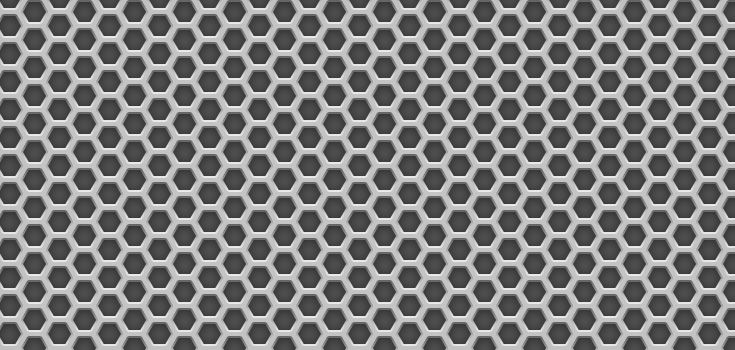
#> input picture TP2/metalgrid.jpg, 735 x 350 px
$ jupyter execute MetalGrid.ipynb   (shell and % lines are left out)
#> lines starting #> are read from the running program, lines starting #| are printed output that depends on the picture
[cell 1]
#Si queremos que las imágenes sean mostradas en una ventana emergente quitar el inline
# %matplotlib inline

# OpenCV-Python utiliza NumPy para el manejo de imágenes
import numpy as np
# cv2 es el módulo python para acceder a OpenCV
import cv2 as cv
# Usamos las poderosas herramientas de graficación de matplotlib para mostrar imágenes, perfiles, histogramas, etc
import matplotlib.pyplot as plt
# Importamos librerías para manejo de tiempo
import time

[cell 2]
#CARGA DE LA IMAGEN
img = cv.imread('metalgrid.jpg')
#> img is the input picture: shape (350, 735, 3); min 38, max 250, mean 125.4
#print (img)

# Dimensión de la imagen
print('\nTamaño imagen: {} '.format(img.shape))
#| Tamaño imagen: (350, 735, 3)

imgRGB = img[:,::,::-1]
gray = cv.cvtColor(imgRGB, cv.COLOR_RGB2GRAY)
plt.imshow(gray)
plt.show()
print('\nTamaño imagen: {} '.format(gray.shape))
#| Tamaño imagen: (350, 735)

[cell 3]
# Cargo la imagen
#================
img = cv.imread('metalgrid.jpg')
gray = cv.cvtColor(img, cv.COLOR_BGR2GRAY)

# Aplico Canny
#=============
start = time.time()
edges = cv.Canny(img,40,105,L2gradient=True)
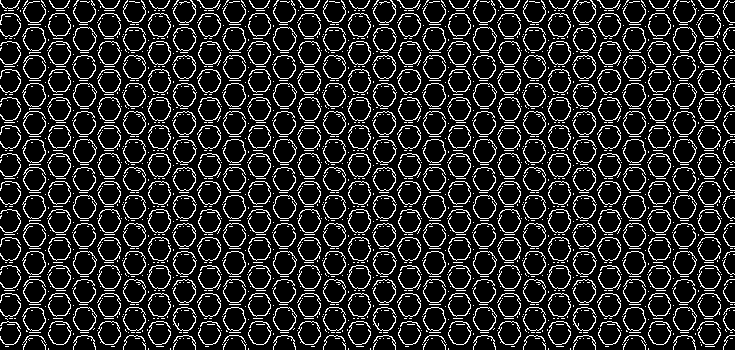
#> edges: shape (350, 735); 15.1% white in thin lines or dots
elapsed = time.time()-start
print('Tiempo de procesamiento {} segundos'.format(elapsed))

# Muestro la imagen
#==================
cv.namedWindow("Canny",0)
cv.imshow("Canny",edges)


$ run again, with TP2/tela2.jpg copied over TP2/metalgrid.jpg
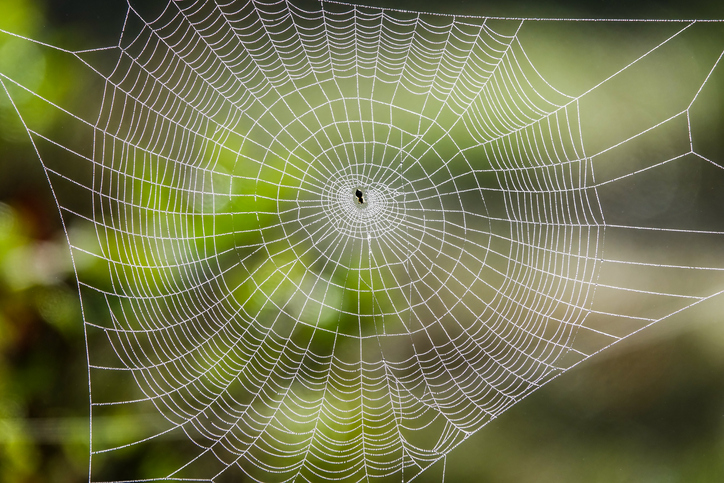
#> input picture TP2/tela2.jpg, 724 x 483 px
#> img is the input picture: shape (483, 724, 3); mean B, G, R 77.3, 118.2, 115.2
#| Tamaño imagen: (483, 724, 3)
#> `gray = cv.cvtColor(imgRGB, cv.COLOR_RGB2GRAY)`:
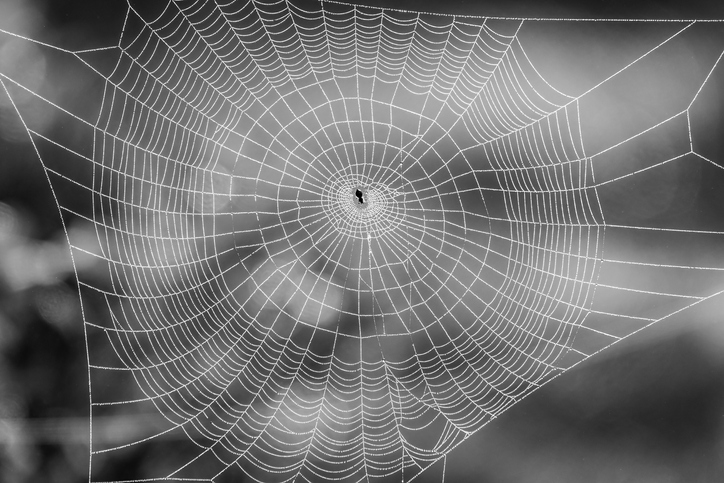
#> gray: shape (483, 724); min 0, max 255, mean 112.6
#| Tamaño imagen: (483, 724)
#> `edges = cv.Canny(img,40,105,L2gradient=True)`:
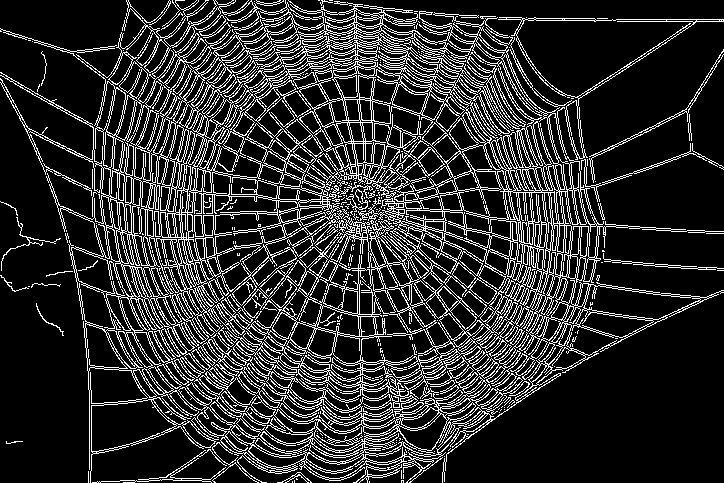
#> edges: shape (483, 724); 17.8% white in thin lines or dots
